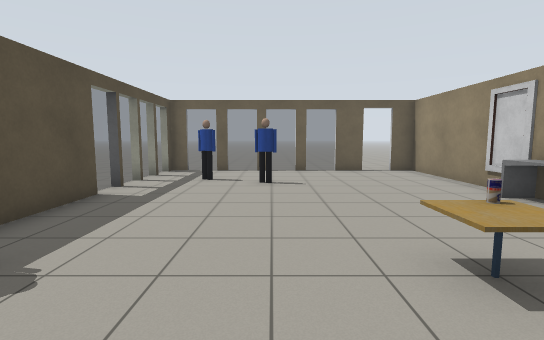
[1] (above)

12 first-person views from a walk through a world built for the Gazebo simulator. The camera is 1.2 m above the floor, tilts 6° down and sees 85° across. The floor is counted in squares, 1 m on a side. Each view is taken from the middle of a square. On the plan, view 1 faces up. The plan holds only what a view shows up to about 13 squares ahead; the rest is blank. Some stock models are drawn as simple stand-ins. Some surface patterns are stand-ins.

[2]
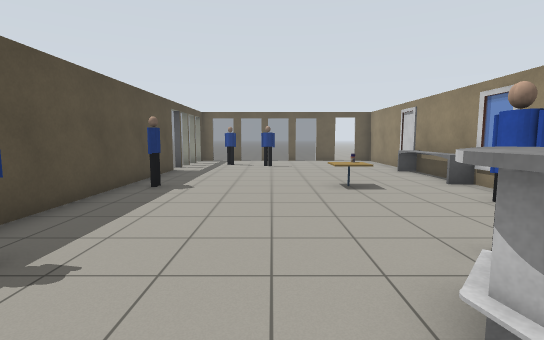

[3]
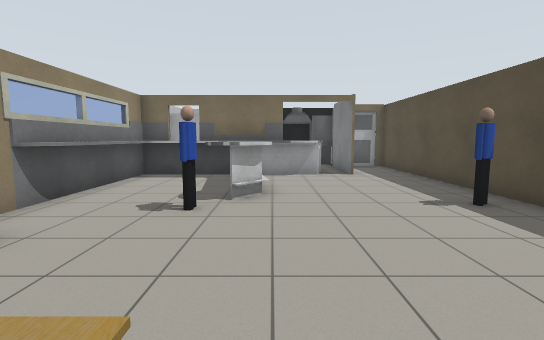

[4]
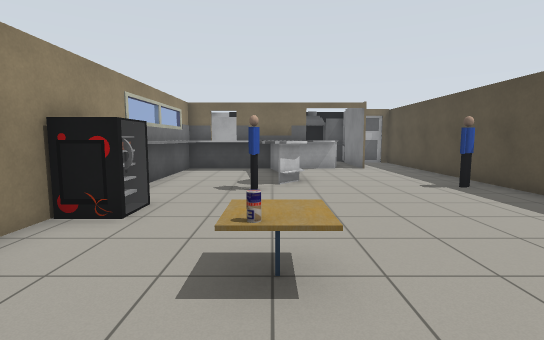

[5]
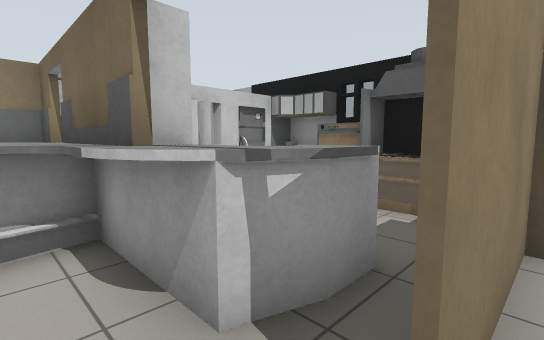

[6]
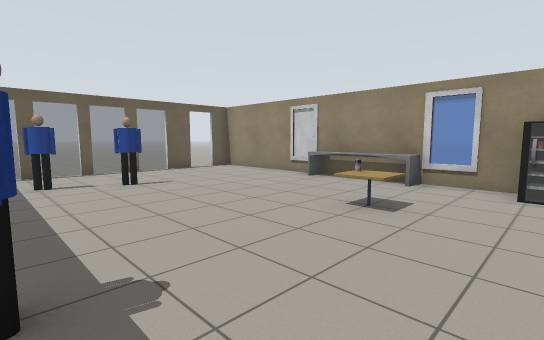

[7]
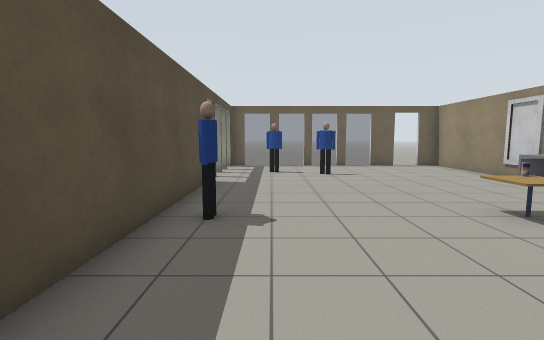

[8]
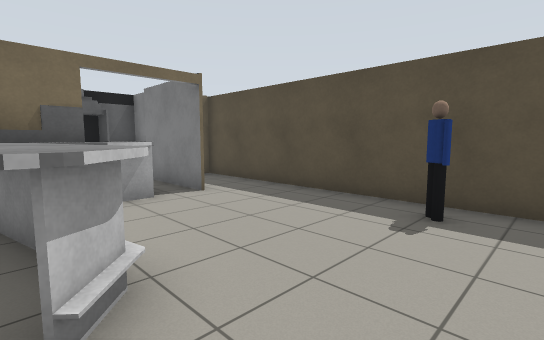

[9]
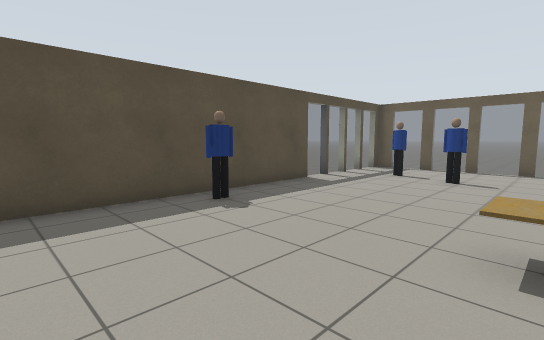

[10]
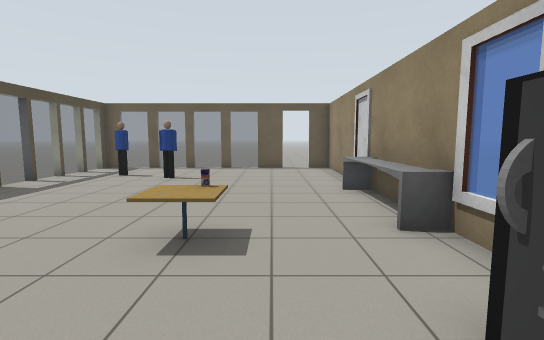

[11]
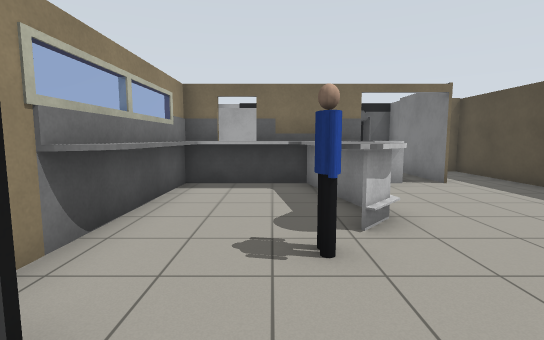

[12]
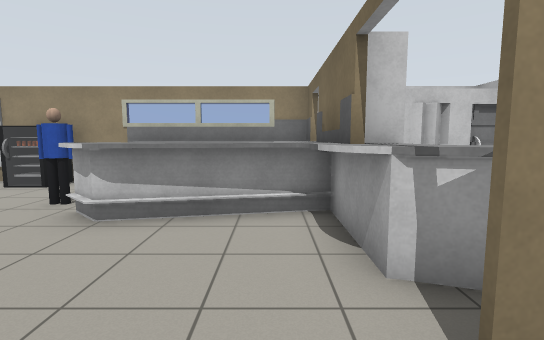

### Floor plan
Key: @ floor where view 1 was taken; # wall or solid block; . floor; = window, fence, low wall or low ledge; P person; C drink can; T cafe table.
Columns run from 6 left of view 1 to 5 right of it. Each row starts with its distance up from view 1.
 14     ....
 13     ....
 12 .. ...... ..
 11 ..#=#==#=#.#
 10 ..=........#
  9 ..=.P......#
  8  .=...P....#
  7   =........=
  6   #........#
  5   #........#
  4   #........#
  3   #P....C..#
  2   #P....T..=
  1   #........#
  0   #...@...=#
 -1   #........#
 -2   #P....P..#
 -3   ##...=#..#
 -4   #....=#..#
 -5   #....==..#
 -6   #.....===#
 -7   #.#.=#####
 -8   #.#===  ##
 -9   #.#=   ###
-10   ####   #
-11     ######
-12     ######

Where each view was taken, in squares from view 1:
view 1: 0 up, 0 right, facing up
view 2: 5 down, 0 right, facing up
view 3: 3 up, 1 right, facing down
view 4: 5 up, 2 right, facing down
view 5: 6 down, 2 left, facing down-right
view 6: 0 up, 3 left, facing up-right
view 7: 2 down, 2 left, facing up
view 8: 1 down, 2 right, facing down-left
view 9: 1 down, 2 right, facing up-left
view 10: 1 down, 3 right, facing up
view 11: 1 up, 3 right, facing down
view 12: 6 down, 3 left, facing right
